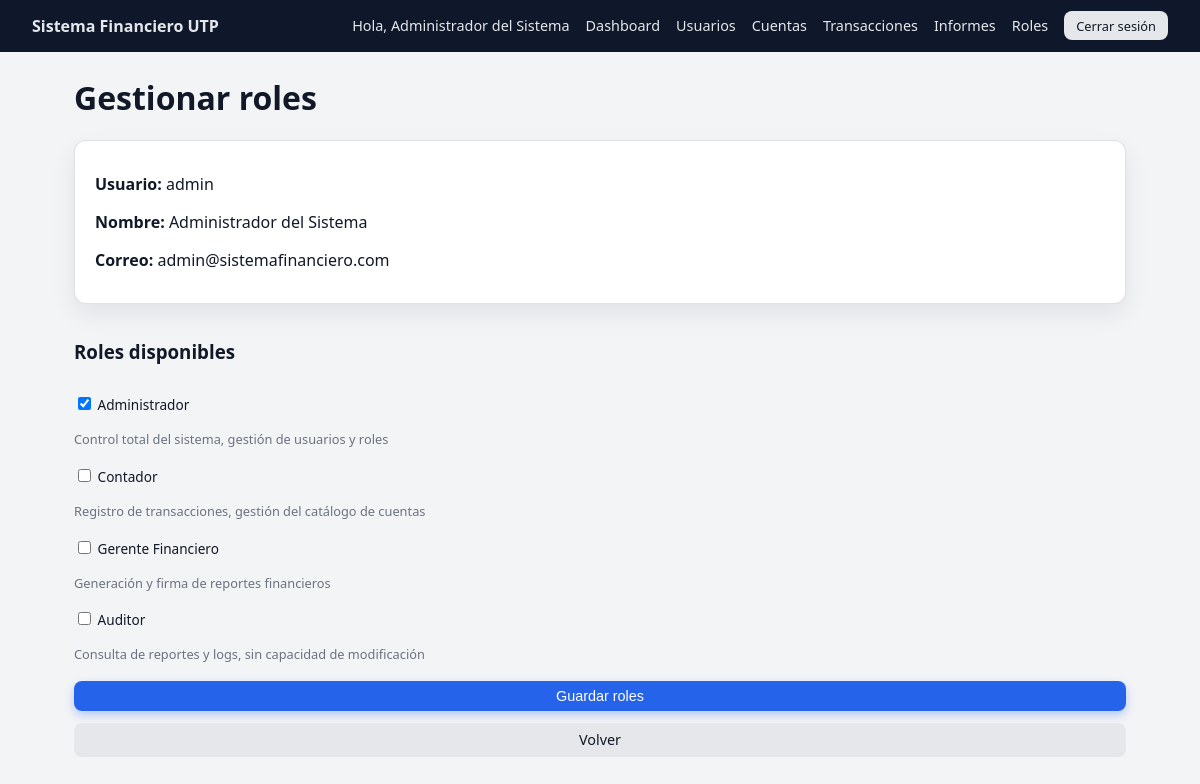
Screenshot of /public/roles.php?action=edit&id=1 (signed in) with the database file from the repository.
### tables this page shows
CREATE TABLE `users` (
  `id` int NOT NULL,
  `username` varchar(50) NOT NULL,
  `password_hash` varchar(255) NOT NULL,
  `full_name` varchar(100) NOT NULL,
  `email` varchar(100) NOT NULL,
  `is_active` tinyint(1) DEFAULT '1',
  `created_at` timestamp NULL DEFAULT CURRENT_TIMESTAMP,
  `created_by` int DEFAULT NULL,
  `updated_at` timestamp NULL DEFAULT CURRENT_TIMESTAMP ON UPDATE CURRENT_TIMESTAMP,
  `last_login` timestamp NULL DEFAULT NULL
);

CREATE TABLE `roles` (
  `id` int NOT NULL,
  `name` varchar(50) NOT NULL,
  `description` text,
  `created_at` timestamp NULL DEFAULT CURRENT_TIMESTAMP
);

### src/Controllers/RoleController.php (called while the page is built, shortened)
<?php
class RoleController
{
    private UserRepository $userRepo;
    private RoleRepository $roleRepo;
    private AuthorizationService $authService;
    public function __construct()
    {
        $this->userRepo   = new UserRepository();
        $this->roleRepo   = new RoleRepository();
        $this->authService = new AuthorizationService();
    }
    private function requireAdmin(): void
    {
        $userId = SessionManager::get('user_id');
        if (!$this->authService->userHasRoleName($userId, 'Administrador')) {
            header('Location: dashboard.php');
            exit;
        }
    }
    public function editUserRoles(int $userId): void
    {
        $this->requireAdmin();
        $user = $this->userRepo->findById($userId);
        $roles       = $this->roleRepo->findAll();
        $userRoleIds = $this->roleRepo->getUserRoleIds($userId);
        include BASE_PATH . '/views/roles/manage.php';
    }
}

### src/Database/Connection.php (called while the page is built, shortened)
<?php
class Connection
{
    private static ?PDO $instance = null;
    public static function getInstance(): PDO
    {
        if (self::$instance === null) {
            $dsn = 'mysql:host=' . DB_HOST . ';port=' . DB_PORT . ';dbname=' . DB_NAME . ';charset=utf8mb4';
            try {
                self::$instance = new PDO($dsn, DB_USER, DB_PASS, [
                    PDO::ATTR_ERRMODE            => PDO::ERRMODE_EXCEPTION,
                    PDO::ATTR_DEFAULT_FETCH_MODE => PDO::FETCH_ASSOC,
                    PDO::ATTR_EMULATE_PREPARES   => false,
                ]);
            } catch (PDOException $e) {
                die('Error de conexión a la base de datos.');
            }
        }
        return self::$instance;
    }
}

### src/Repositories/UserRepository.php (called while the page is built, shortened)
<?php
class UserRepository
{
    private PDO $db;
    public function __construct()
    {
        $this->db = Connection::getInstance();
    }
    public function findById(int $id): ?array
    {
        $sql  = "SELECT * FROM users WHERE id = :id LIMIT 1";
        $stmt = $this->db->prepare($sql);
        $stmt->execute(['id' => $id]);
        $user = $stmt->fetch();
        return $user ?: null;
    }
}

### src/Services/AuthorizationService.php (called while the page is built, shortened)
<?php
class AuthorizationService
{
    private PDO $db;
    public function __construct()
    {
        $this->db = Connection::getInstance();
    }
    public function userHasRoleName(int $userId, string $roleName): bool
    {
        $sql = "SELECT 1
                FROM user_roles ur
                INNER JOIN roles r ON r.id = ur.role_id
                WHERE ur.user_id = :user_id
                  AND r.name = :role_name
                LIMIT 1";
        $stmt = $this->db->prepare($sql);
        $stmt->execute([
            'user_id'   => $userId,
            'role_name' => $roleName,
        ]);
        return (bool) $stmt->fetchColumn();
    }
}

### src/Security/SessionManager.php (called while the page is built, shortened)
<?php
class SessionManager
{
    public static function get(string $key, $default = null)
    {
        return $_SESSION[$key] ?? $default;
    }
}

### src/Repositories/RoleRepository.php (called while the page is built, shortened)
<?php
class RoleRepository
{
    private PDO $db;
    public function __construct()
    {
        $this->db = Connection::getInstance();
    }
    public function findAll(): array
    {
        $sql = "SELECT id, name, description FROM roles ORDER BY id ASC";
        return $this->db->query($sql)->fetchAll();
    }
    public function getUserRoleIds(int $userId): array
    {
        $sql = "SELECT role_id FROM user_roles WHERE user_id = :user_id";
        $stmt = $this->db->prepare($sql);
        $stmt->execute(['user_id' => $userId]);
        $rows = $stmt->fetchAll();
        return array_map('intval', array_column($rows, 'role_id'));
    }
}

### views/roles/manage.php (the view)
<?php
include BASE_PATH . '/views/layouts/header.php';
?>
<h1>Gestionar roles</h1>
<div class="card">
    <p><strong>Usuario:</strong> <?= htmlspecialchars($user['username']) ?></p>
    <p><strong>Nombre:</strong> <?= htmlspecialchars($user['full_name']) ?></p>
    <p><strong>Correo:</strong> <?= htmlspecialchars($user['email']) ?></p>
</div>
<form action="<?= BASE_URL ?>/roles.php?action=edit&id=<?= (int)$user['id'] ?>" method="post" class="form">
    <h3>Roles disponibles</h3>
    <?php if (empty($roles)): ?>
        <p>No hay roles definidos en el sistema.</p>
    <?php else: ?>
        <?php foreach ($roles as $role): ?>
            <div class="form-group">
                <label>
                    <input type="checkbox" name="roles[]" value="<?= (int)$role['id'] ?>"
                        <?= in_array($role['id'], $userRoleIds, true) ? 'checked' : '' ?>>
                    <?= htmlspecialchars($role['name']) ?>
                </label>
                <?php if (!empty($role['description'])): ?>
                    <span class="small-note"><?= htmlspecialchars($role['description']) ?></span>
                <?php endif; ?>
            </div>
        <?php endforeach; ?>
    <?php endif; ?>
    <button type="submit" class="btn btn-primary">Guardar roles</button>
    <a href="<?= BASE_URL ?>/roles.php" class="btn btn-secondary">Volver</a>
</form>
<?php include BASE_PATH . '/views/layouts/footer.php'; ?>

### public/assets/css/style.css (style rules this page uses)
:root { --color-bg: #f3f4f6; --color-bg-dark: #0f172a; --color-bg-card: #ffffff; --color-primary: #2563eb; --color-primary-soft: #dbeafe; --color-primary-dark: #1d4ed8; --color-danger: #dc2626; --color-text-main: #111827; --color-text-muted: #6b7280; --radius-lg: 12px; --radius-md: 8px; --shadow-soft: 0 10px 25px rgba(15, 23, 42, 0.08); --font-main: system-ui, -apple-system, BlinkMacSystemFont, "Segoe UI", sans-serif; }
*, *::before, *::after { box-sizing: border-box; }
body { margin: 0; font-family: var(--font-main); background: var(--color-bg); color: var(--color-text-main); }
a { color: var(--color-primary-dark); text-decoration: none; }
.btn { display: inline-flex; align-items: center; justify-content: center; padding: 0.45rem 0.9rem; border-radius: var(--radius-md); border: none; font-size: 0.9rem; cursor: pointer; font-weight: 500; text-decoration: none; transition: background 0.15s ease, transform 0.1s ease, box-shadow 0.1s ease; }
.btn-primary { background: var(--color-primary); color: #ffffff; box-shadow: 0 4px 10px rgba(37, 99, 235, 0.3); }
.btn-secondary { background: #e5e7eb; color: #111827; }
.dashboard-body { background: var(--color-bg); }
.form { display: flex; flex-direction: column; gap: 0.75rem; }
.form-group { display: flex; flex-direction: column; gap: 0.25rem; margin-bottom: 0.35rem; }
label { font-size: 0.85rem; color: var(--color-text-main); }
.card { background: var(--color-bg-card); padding: 1rem 1.25rem; border-radius: var(--radius-lg); box-shadow: var(--shadow-soft); margin-bottom: 1rem; border: 1px solid rgba(209, 213, 219, 0.7); }
.small-note { font-size: 0.8rem; color: var(--color-text-muted); margin-top: 0.75rem; }

### rows the page displays
users: username "admin", full_name "Administrador del Sistema", email "admin@sistemafinanciero.com"
roles: id "☑", name "Administrador", description "Control total del sistema, gestión de usuarios y roles"
roles: name "Contador", description "Registro de transacciones, gestión del catálogo de cuentas"
roles: name "Gerente Financiero", description "Generación y firma de reportes financieros"
roles: name "Auditor", description "Consulta de reportes y logs, sin capacidad de modificación"

### other values shown
APP_NAME "Sistema Financiero UTP"
$full_name "Administrador del Sistema"
